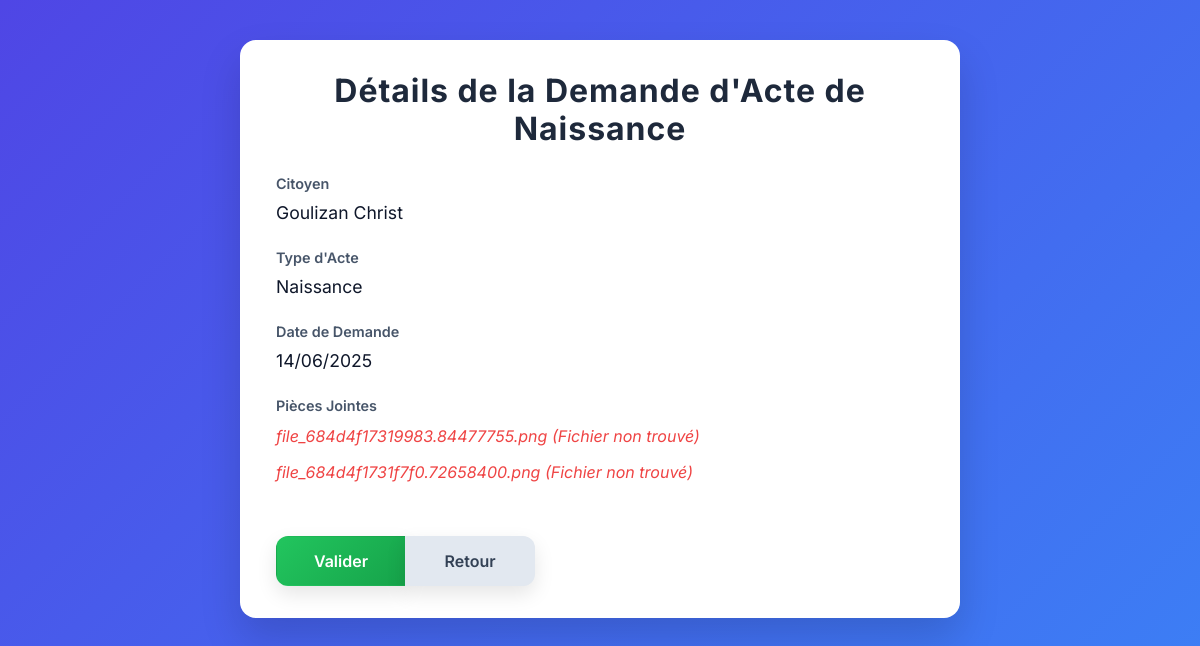
Screenshot of /details_demandes.php?id=64 (signed in) with the database file from the repository.
### tables this page shows
CREATE TABLE `demandes_actes` (
  `id` int(11) NOT NULL,
  `citoyen_id` int(11) NOT NULL,
  `type_acte` enum('naissance','mariage','deces') NOT NULL,
  `statut` enum('en_attente','accepte','rejete') DEFAULT 'en_attente',
  `date_demande` timestamp NOT NULL DEFAULT current_timestamp(),
  `fichiers` text DEFAULT NULL,
  `acte_valide` varchar(255) DEFAULT NULL
);

CREATE TABLE `citoyens` (
  `id` int(11) NOT NULL,
  `nom` varchar(255) NOT NULL,
  `prenom` varchar(100) NOT NULL,
  `email` varchar(255) NOT NULL,
  `mot_de_passe` varchar(255) NOT NULL,
  `date_inscription` timestamp NOT NULL DEFAULT current_timestamp()
);

### details_demandes.php (the view, shortened to what this page needs)
<?php
$conn = new mysqli('localhost', 'root', '', 'mairie_brobo');
$demande_id = (int)$_GET['id'];
$stmt = $conn->prepare("SELECT d.*, c.nom, c.prenom FROM demandes_actes d JOIN citoyens c ON d.citoyen_id = c.id WHERE d.id = ?");
$stmt->bind_param('i', $demande_id);
$stmt->execute();
$result = $stmt->get_result();
$demande = $result->fetch_assoc();
$fichiers = isset($demande['fichiers']) ? explode(',', $demande['fichiers']) : [];
?>
<!DOCTYPE html>
<html lang="fr">
<head>
    <link href="https://cdn.jsdelivr.net/npm/bootstrap@5.3.0/dist/css/bootstrap.min.css" rel="stylesheet" />
</head>
<body>
    <div class="container" role="main" aria-labelledby="mainTitle">
        <h2 id="mainTitle">Détails de la Demande d'Acte de Naissance</h2>
        <div class="info-group">
            <label class="info-label" for="citoyenName">Citoyen</label>
            <div class="info-value" id="citoyenName"><?= htmlspecialchars($demande['nom'] . ' ' . $demande['prenom']) ?></div>
        </div>
        <div class="info-group">
            <label class="info-label" for="typeActe">Type d'Acte</label>
            <div class="info-value" id="typeActe"><?= htmlspecialchars(ucfirst($demande['type_acte'])) ?></div>
        </div>
        <div class="info-group">
            <label class="info-label" for="dateDemande">Date de Demande</label>
            <div class="info-value" id="dateDemande"><?= date('d/m/Y', strtotime($demande['date_demande'])) ?></div>
        </div>
        <div class="info-group">
            <label class="info-label">Pièces Jointes</label>
            <ul class="file-list" aria-label="Liste des pièces jointes">
                <?php if (!empty($fichiers)) : ?>
                    <?php foreach ($fichiers as $fichier) :
                        $path = "../View/uploads/" . trim($fichier);
                        $exists = file_exists($path);
                    ?>
                        <li>
                            <?php if ($exists): ?>
                                <a href="<?= htmlspecialchars($path) ?>" target="_blank" rel="noopener noreferrer"><?= htmlspecialchars(trim($fichier)) ?></a>
                            <?php else: ?>
                                <span class="not-found"><?= htmlspecialchars(trim($fichier)) ?> (Fichier non trouvé)</span>
                            <?php endif; ?>
                        </li>
                    <?php endforeach; ?>
                <?php else : ?>
                    <li>Aucune pièce jointe disponible.</li>
                <?php endif; ?>
            </ul>
        </div>
        <div class="btn-group">
            <a href="selec.php?demande_id=<?= $demande['id'] ?>"
                class="btn btn-success"
                role="button"
                aria-label="Choisir l'acte pour le citoyen">
                Valider
            </a>
            <a href="dashboard_admin.php" class="btn btn-secondary" role="button" aria-label="Retour au tableau de bord">Retour</a>
        </div>
    </div>
</body>
</html>

### details_demandes.php (style rules this page uses)
body { background: linear-gradient(135deg, #4f46e5 0%, #3b82f6 100%); font-family: 'Inter', sans-serif; color: #202020; min-height: 100vh; display: flex; flex-direction: column; }
.container { background: #fff; border-radius: 16px; box-shadow: 0 20px 40px rgba(0, 0, 0, 0.15); max-width: 720px; margin: 40px auto 60px; padding: 32px 36px; }
h2 { font-weight: 700; color: #1e293b; margin-bottom: 24px; text-align: center; letter-spacing: 0.03em; }
.info-group { margin-bottom: 20px; }
.info-label { font-weight: 600; color: #475569; margin-bottom: 6px; display: block; font-size: 0.9rem; }
.info-value { font-size: 1.1rem; color: #0f172a; word-wrap: break-word; }
ul.file-list { list-style: none; padding-left: 0; margin-top: 8px; }
ul.file-list li { margin-bottom: 12px; font-size: 1rem; }
ul.file-list li .not-found { color: #ef4444; font-style: italic; }
.btn-group { text-align: center; margin-top: 32px; }
.btn-group .btn { min-width: 130px; font-weight: 600; padding: 12px 24px; border-radius: 12px; box-shadow: 0 8px 20px rgba(0, 0, 0, 0.1); transition: transform 0.2s ease, box-shadow 0.2s ease; }
.btn-group .btn-success { background: linear-gradient(135deg, #22c55e 0%, #16a34a 100%); border-color: transparent; color: white; }
.btn-group .btn-secondary { background: #e2e8f0; border-color: transparent; color: #334155; }

### rows the page displays
demandes_actes: citoyen.prenom "Goulizan Christ", type_acte "Naissance", date_demande "14/06/2025", fichiers "file_684d4f17319983.84477755.png", fichiers "file_684d4f1731f7f0.72658400.png"
